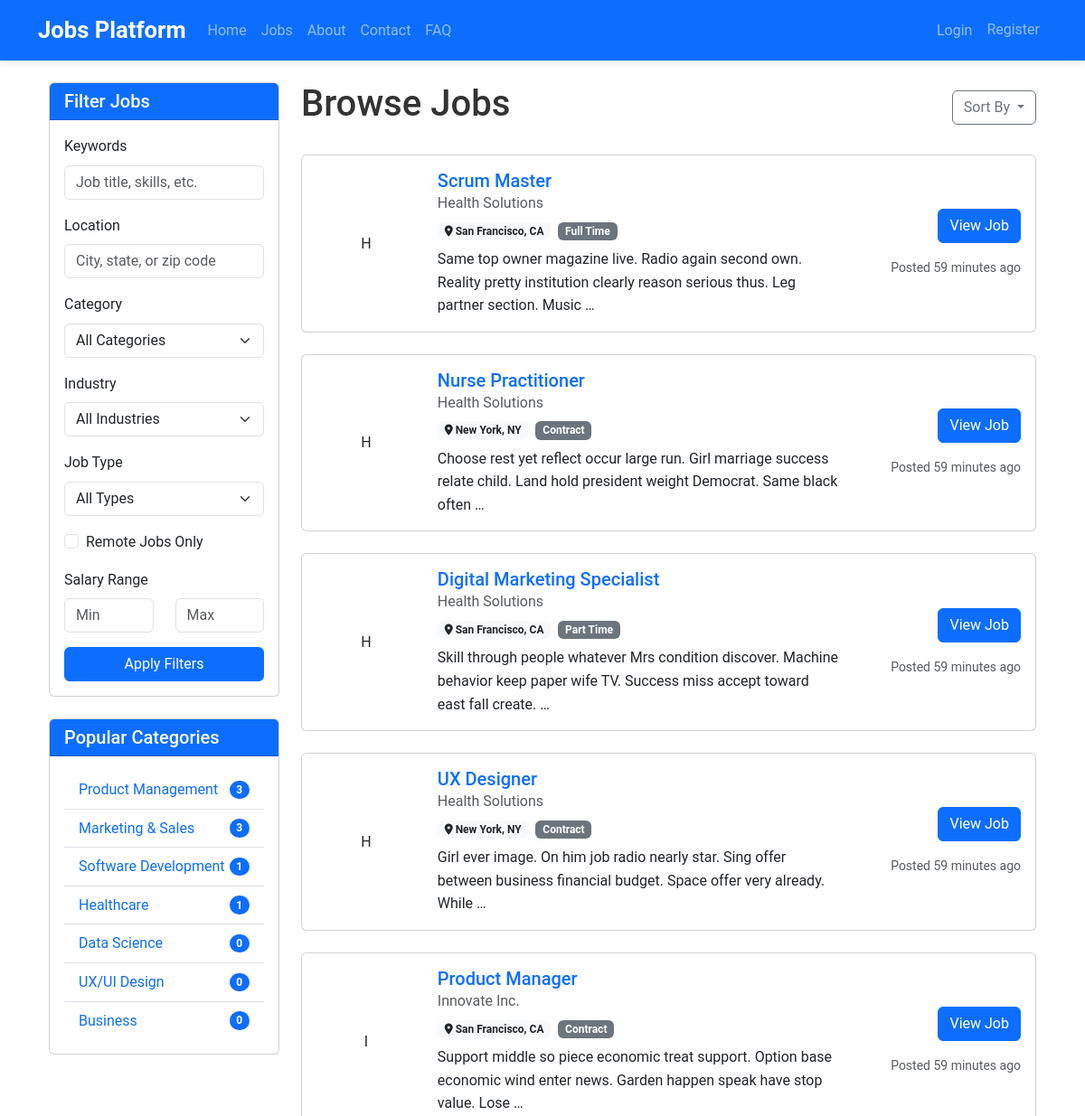
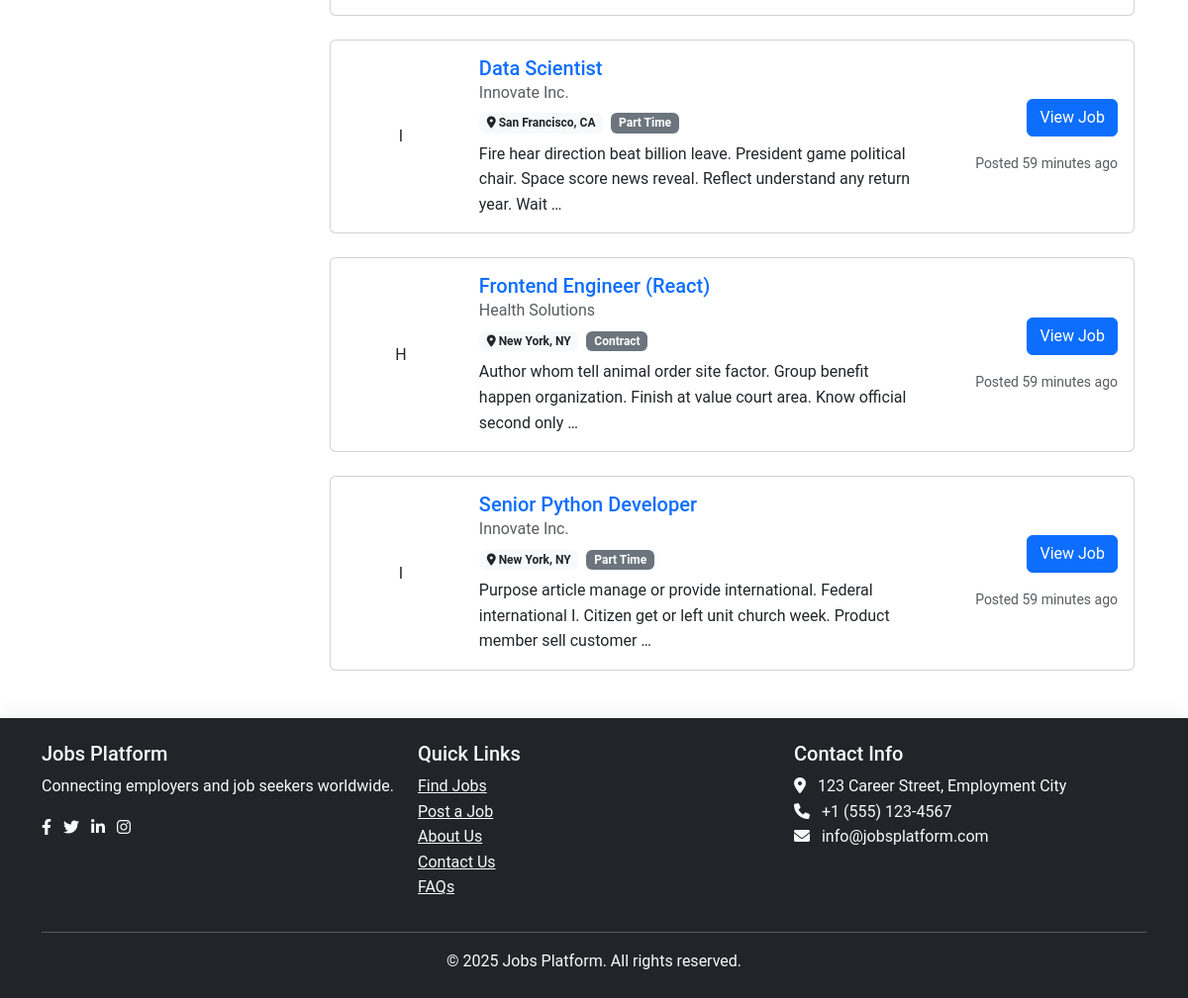
Screenshot of /jobs/ with the database file from the repository (2 pictures, top to bottom).
### jobs/models.py (models this page shows, shortened)
class JobCategory(models.Model):
    name = models.CharField(max_length=50, unique=True)
    class Meta:
        verbose_name_plural = "Job categories"

class Job(models.Model):
    STATUS_CHOICES = (
        ('draft', 'Draft'),
        ('published', 'Published'),
        ('expired', 'Expired'),
        ('filled', 'Filled'),
    )
    JOB_TYPE_CHOICES = (
        ('full_time', 'Full Time'),
        ('part_time', 'Part Time'),
        ('contract', 'Contract'),
        ('internship', 'Internship'),
        ('remote', 'Remote'),
    )
    EXPERIENCE_LEVEL_CHOICES = (
        ('entry', 'Entry Level'),
        ('mid', 'Mid Level'),
        ('senior', 'Senior Level'),
        ('executive', 'Executive'),
    )
    title = models.CharField(max_length=100)
    employer = models.ForeignKey(EmployerProfile, on_delete=models.CASCADE, related_name='jobs')
    category = models.ForeignKey(JobCategory, on_delete=models.CASCADE, related_name='jobs')
    industries = models.ManyToManyField(Industry, related_name='jobs')
    skills_required = models.ManyToManyField(Skill, related_name='jobs')
    job_type = models.CharField(max_length=10, choices=JOB_TYPE_CHOICES)
    experience_level = models.CharField(max_length=10, choices=EXPERIENCE_LEVEL_CHOICES)
    location = models.CharField(max_length=100)
    remote_option = models.BooleanField(default=False)
    description = models.TextField()
    responsibilities = models.TextField()
    requirements = models.TextField()
    benefits = models.TextField(blank=True)
    salary_min = models.DecimalField(max_digits=10, decimal_places=2, null=True, blank=True)
    salary_max = models.DecimalField(max_digits=10, decimal_places=2, null=True, blank=True)
    application_deadline = models.DateField()
    status = models.CharField(max_length=10, choices=STATUS_CHOICES, default='draft')
    created_at = models.DateTimeField(auto_now_add=True)
    updated_at = models.DateTimeField(auto_now=True)
    views = models.PositiveIntegerField(default=0)

### accounts/models.py (models this page shows, shortened)
class EmployerProfile(models.Model):
    user = models.OneToOneField(User, on_delete=models.CASCADE, related_name='employer_profile')
    company_name = models.CharField(max_length=100)
    company_logo = models.ImageField(upload_to='company_logos/', blank=True, null=True)
    company_website = models.URLField(blank=True)
    company_description = models.TextField(blank=True)
    industry = models.CharField(max_length=100, blank=True)
    company_size = models.CharField(max_length=50, blank=True)
    company_location = models.CharField(max_length=100, blank=True)
    founded_year = models.PositiveIntegerField(null=True, blank=True)

### jobs/views.py (the view)
# urls.py: path('', views.JobListView.as_view(), name='job_list'),
class JobListView(ListView):
    model = Job
    template_name = 'jobs/job_list.html'
    context_object_name = 'jobs'
    paginate_by = 10
    def get_queryset(self):
        return Job.objects.filter(status='published').select_related('employer').order_by('-created_at')
    def get_context_data(self, **kwargs):
        context = super().get_context_data(**kwargs)
        context['categories'] = JobCategory.objects.annotate(job_count=Count('jobs')).order_by('-job_count')[:10]
        context['industries'] = Industry.objects.annotate(job_count=Count('jobs')).order_by('-job_count')[:10]
        return context

### templates/jobs/job_list.html (shortened to what this page needs)
{% extends 'base.html' %}
{% block content %}
<div class="container">
    <div class="row">
        <div class="col-lg-3 mb-4">
            <div class="card">
                <div class="card-header bg-primary text-white">
                    <h5 class="mb-0">Filter Jobs</h5>
                </div>
                <div class="card-body">
                    <form action="{% url 'jobs:job_search' %}" method="get">
                        <div class="mb-3">
                            <label for="id_q" class="form-label">Keywords</label>
                            <input type="text" name="q" class="form-control" id="id_q" placeholder="Job title, skills, etc.">
                        </div>
                        <div class="mb-3">
                            <label for="id_location" class="form-label">Location</label>
                            <input type="text" name="location" class="form-control" id="id_location" placeholder="City, state, or zip code">
                        </div>
                        <div class="mb-3">
                            <label for="id_category" class="form-label">Category</label>
                            <select name="category" id="id_category" class="form-select">
                                <option value="">All Categories</option>
                            </select>
                        </div>
                        <div class="mb-3">
                            <label for="id_industry" class="form-label">Industry</label>
                            <select name="industry" id="id_industry" class="form-select">
                                <option value="">All Industries</option>
                            </select>
                        </div>
                        <div class="mb-3">
                            <label for="id_job_type" class="form-label">Job Type</label>
                            <select name="job_type" id="id_job_type" class="form-select">
                                <option value="">All Types</option>
                            </select>
                        </div>
                        <div class="mb-3">
                            <div class="form-check">
                                <input class="form-check-input" type="checkbox" name="remote" value="true" id="id_remote">
                                <label class="form-check-label" for="id_remote">Remote Jobs Only</label>
                            </div>
                        </div>
                        <div class="mb-3">
                            <label class="form-label">Salary Range</label>
                            <div class="row">
                                <div class="col-6">
                                    <input type="number" name="min_salary" class="form-control" placeholder="Min">
                                </div>
                                <div class="col-6">
                                    <input type="number" name="max_salary" class="form-control" placeholder="Max">
                                </div>
                            </div>
                        </div>
                        <button type="submit" class="btn btn-primary w-100">Apply Filters</button>
                    </form>
                </div>
            </div>
            <div class="card mt-4">
                <div class="card-header bg-primary text-white">
                    <h5 class="mb-0">Popular Categories</h5>
                </div>
                <div class="card-body">
                    <ul class="list-group list-group-flush">
                        {% for category in categories %}
                            <li class="list-group-item d-flex justify-content-between align-items-center">
                                <a href="{% url 'jobs:job_search' %}?category={{ category.id }}" class="text-decoration-none">{{ category.name }}</a>
                                <span class="badge bg-primary rounded-pill">{{ category.job_count }}</span>
                            </li>
                        {% endfor %}
                    </ul>
                </div>
            </div>
        </div>
        <div class="col-lg-9">
            <div class="d-flex justify-content-between align-items-center mb-4">
                <h1>Browse Jobs</h1>
                <div class="dropdown">
                    <button class="btn btn-outline-secondary dropdown-toggle" type="button" id="sortDropdown" data-bs-toggle="dropdown" aria-expanded="false">
                        Sort By
                    </button>
                </div>
            </div>
            {% if jobs %}
                <div class="job-list">
                    {% for job in jobs %}
                        <div class="card mb-4 job-card">
                            <div class="card-body">
                                <div class="row align-items-center">
                                    <div class="col-md-2 text-center mb-3 mb-md-0">
                                        {% if job.employer.company_logo %}
                                            <img src="{{ job.employer.company_logo.url }}" alt="{{ job.employer.company_name }}" class="company-logo">
                                        {% else %}
                                            <div class="company-placeholder">{{ job.employer.company_name|slice:":1" }}</div>
                                        {% endif %}
                                    </div>
                                    <div class="col-md-7">
                                        <h5 class="card-title mb-1"><a href="{% url 'jobs:job_detail' job.pk %}" class="text-decoration-none">{{ job.title }}</a></h5>
                                        <p class="card-subtitle mb-2 text-muted">{{ job.employer.company_name }}</p>
                                        <div class="d-flex flex-wrap gap-2 mb-2">
                                            <span class="badge bg-light text-dark"><i class="fas fa-map-marker-alt"></i> {{ job.location }}</span>
                                            <span class="badge bg-secondary">{{ job.get_job_type_display }}</span>
                                        </div>
                                        <p class="card-text">{{ job.description|truncatewords:20 }}</p>
                                    </div>
                                    <div class="col-md-3 text-center text-md-end">
                                        <a href="{% url 'jobs:job_detail' job.pk %}" class="btn btn-primary mb-2">View Job</a>
                                        <p class="text-muted mt-2 mb-0 small">Posted {{ job.created_at|timesince }} ago</p>
                                    </div>
                                </div>
                            </div>
                        </div>
                    {% endfor %}
                </div>
            {% else %}
                <div class="alert alert-info text-center py-5">
                    <h4>No jobs found</h4>
                    <p>Try adjusting your search criteria or check back later for new job postings.</p>
                </div>
            {% endif %}
        </div>
    </div>
</div>
{% endblock %}

### static/css/style.css (style rules this page uses)
body { font-family: 'Roboto', sans-serif; color: #333; line-height: 1.6; }

### rows the page displays
JobCategory: name "Product Management", job_count "3"
JobCategory: name "Marketing & Sales", job_count "3"
JobCategory: name "Software Development", job_count "1"
JobCategory: name "Healthcare", job_count "1"
JobCategory: name "Data Science", job_count "0"
JobCategory: name "UX/UI Design", job_count "0"
JobCategory: name "Business", job_count "0"
Job: employer.company_name "H", title "Scrum Master", employer.company_name "Health Solutions", location "San Francisco, CA", job_type "Full Time", description "Same top owner magazine live. Radio again second own. Reality pretty institution clearly reason serious thus. Leg partner section. Music …", created_at "59 minutes"
Job: employer.company_name "H", title "Nurse Practitioner", employer.company_name "Health Solutions", location "New York, NY", job_type "Contract", description "Choose rest yet reflect occur large run. Girl marriage success relate child. Land hold president weight Democrat. Same black often …", created_at "59 minutes"
Job: employer.company_name "H", title "Digital Marketing Specialist", employer.company_name "Health Solutions", location "San Francisco, CA", job_type "Part Time", description "Skill through people whatever Mrs condition discover. Machine behavior keep paper wife TV. Success miss accept toward east fall create. …", created_at "59 minutes"
Job: employer.company_name "H", title "UX Designer", employer.company_name "Health Solutions", location "New York, NY", job_type "Contract", description "Girl ever image. On him job radio nearly star. Sing offer between business financial budget. Space offer very already. While …", created_at "59 minutes"
Job: employer.company_name "I", title "Product Manager", employer.company_name "Innovate Inc.", location "San Francisco, CA", job_type "Contract", description "Support middle so piece economic treat support. Option base economic wind enter news. Garden happen speak have stop value. Lose …", created_at "59 minutes"
Job: employer.company_name "I", title "Data Scientist", employer.company_name "Innovate Inc.", location "San Francisco, CA", job_type "Part Time", description "Fire hear direction beat billion leave. President game political chair. Space score news reveal. Reflect understand any return year. Wait …", created_at "59 minutes"
Job: employer.company_name "H", title "Frontend Engineer (React)", employer.company_name "Health Solutions", location "New York, NY", job_type "Contract", description "Author whom tell animal order site factor. Group benefit happen organization. Finish at value court area. Know official second only …", created_at "59 minutes"
Job: employer.company_name "I", title "Senior Python Developer", employer.company_name "Innovate Inc.", location "New York, NY", job_type "Part Time", description "Purpose article manage or provide international. Federal international I. Citizen get or left unit church week. Product member sell customer …", created_at "59 minutes"
